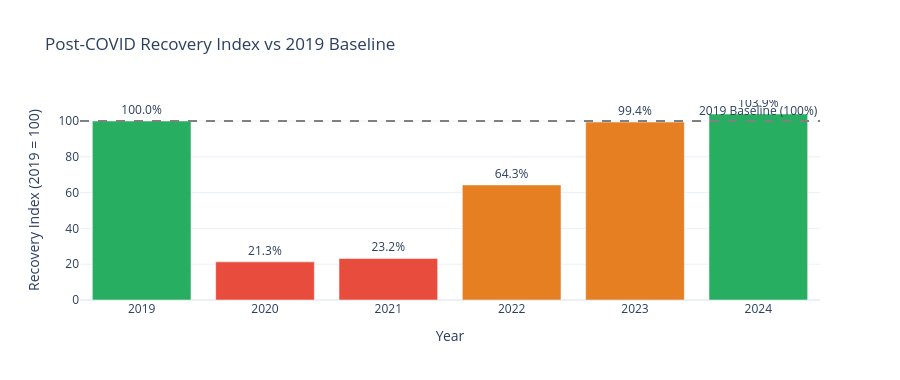

This figure's notebook cell:
### Code cell
# ── Chart 4: Recovery Index vs 2019 
post_covid = annual[annual['year'] >= 2019].copy()

fig = go.Figure()
fig.add_hline(y=100, line_dash='dash', line_color='gray', annotation_text='2019 Baseline (100%)')
fig.add_trace(go.Bar(
    x=post_covid['year'], y=post_covid['recovery_index'],
    marker_color=['#27AE60' if v >= 100 else '#E74C3C' if v < 50 else '#E67E22'
                  for v in post_covid['recovery_index']],
    text=[f'{v:.1f}%' for v in post_covid['recovery_index']],
    textposition='outside',
    name='Recovery Index'
))
fig.update_layout(
    title='Post-COVID Recovery Index vs 2019 Baseline',
    xaxis_title='Year', yaxis_title='Recovery Index (2019 = 100)',
    template='plotly_white', height=380
)
fig.show()

### Figure 1 — Plotly figure (JSON) as saved in the notebook; plotly's stock layout.template omitted (floating-point values rounded to 4 significant figures)
{"data": [{"marker": {"color": ["#27AE60", "#E74C3C", "#E74C3C", "#E67E22", "#E67E22", "#27AE60"]}, "name": "Recovery Index", "text": ["100.0%", "21.3%", "23.2%", "64.3%", "99.4%", "103.9%"], "textposition": "outside", "type": "bar", "x": [2019, 2020, 2021, 2022, 2023, 2024], "y": [100.0, 21.3, 23.2, 64.3, 99.4, 103.9]}], "layout": {"annotations": [{"showarrow": false, "text": "2019 Baseline (100%)", "x": 1, "xanchor": "right", "xref": "x domain", "y": 100, "yanchor": "bottom", "yref": "y"}], "height": 380, "shapes": [{"line": {"color": "gray", "dash": "dash"}, "type": "line", "x0": 0, "x1": 1, "xref": "x domain", "y0": 100, "y1": 100, "yref": "y"}], "title": {"text": "Post-COVID Recovery Index vs 2019 Baseline"}, "xaxis": {"title": {"text": "Year"}}, "yaxis": {"title": {"text": "Recovery Index (2019 = 100)"}}}}
